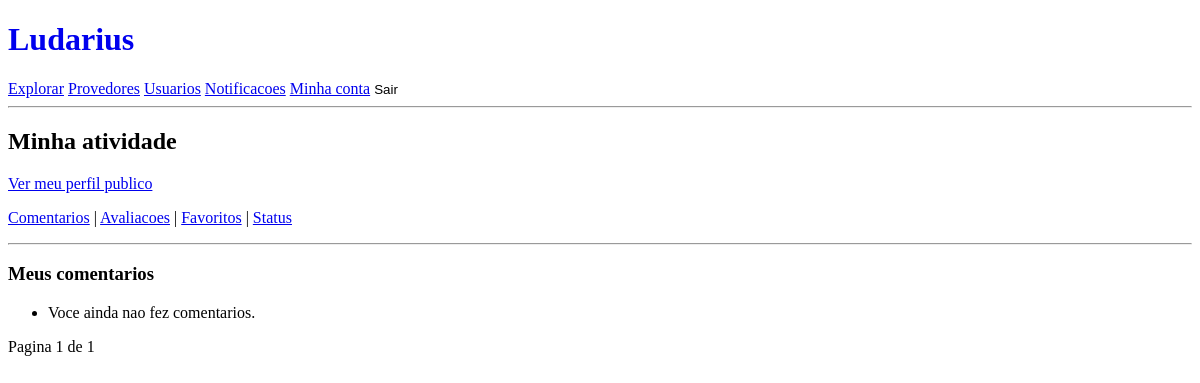
The app's page /accounts/my-activity/ (signed in), older data.
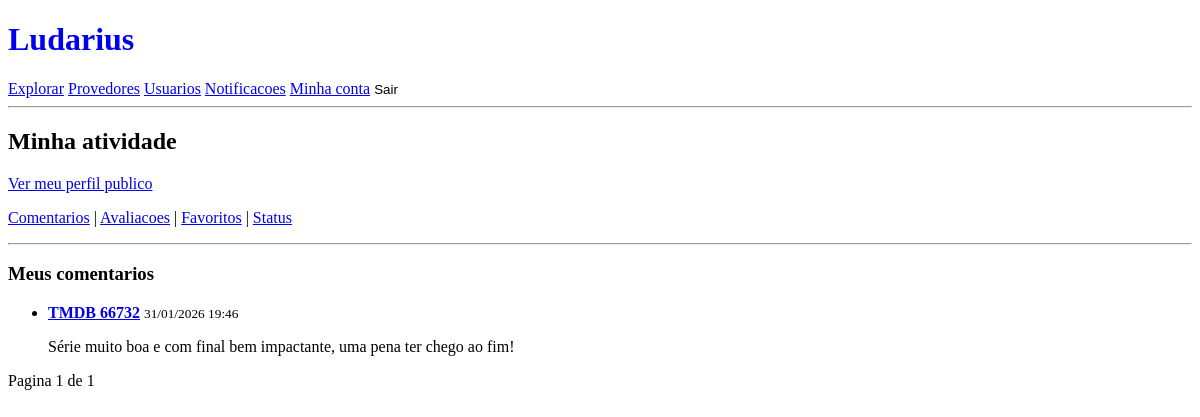
The same page, newer data.
### comments/models.py (models this page shows, shortened)
class Comment(models.Model):
    MEDIA_TYPE_CHOICES = [
        ("movie", "filme"),
        ("tv", "série"),
    ]
    user = models.ForeignKey(settings.AUTH_USER_MODEL, on_delete=models.CASCADE)
    media_type = models.CharField(max_length=10, choices=MEDIA_TYPE_CHOICES, default="movie")
    tmdb_id = models.IntegerField(null=True, blank=True)
    text = models.TextField()
    created_at = models.DateTimeField(auto_now_add=True)
    class Meta:
        unique_together = ("user", "media_type", "tmdb_id")
        ordering = ["-created_at"]

### accounts/views.py (the view)
# urls.py: path("my-activity/", views.my_activity, name="my_activity"),
@login_required
def my_activity(request):
    tab = request.GET.get("tab", "comments").strip().lower()
    page = int(request.GET.get("page", 1) or 1)
    context = {"tab": tab}
    if tab == "comments":
        qs = Comment.objects.filter(user=request.user).order_by("-created_at")
        page_obj = Paginator(qs, 10).get_page(page)
        titles = _resolve_media_titles(page_obj)
        context["comments"] = [_serialize_comment(comment, titles) for comment in page_obj]
        context["page_obj"] = page_obj
    if tab == "ratings":
        ratings = Rating.objects.filter(user=request.user).order_by("-updated_at")[:50]
        titles = _resolve_media_titles(ratings)
        context["ratings_items"] = [_serialize_rating(rating, titles) for rating in ratings]
    if tab == "favorites":
        favorites = Favorite.objects.filter(user=request.user).order_by("-created_at")[:50]
        titles = _resolve_media_titles(favorites)
        context["favorites_items"] = [_serialize_favorite(favorite, titles) for favorite in favorites]
    if tab == "statuses":
        statuses = MediaStatus.objects.filter(user=request.user).order_by("-updated_at")[:50]
        titles = _resolve_media_titles(statuses)
        context["status_items"] = [_serialize_status(status, titles) for status in statuses]
    return render(request, "accounts/my_activity.html", context)

### accounts/context_processors.py (called while the page is built)
def notifications_context(request):
    if not getattr(request, "user", None) or not request.user.is_authenticated:
        return {"notifications_unread_count": 0}
    return {
        "notifications_unread_count": Notification.objects.filter(
            user=request.user,
            is_read=False,
        ).count()
    }

### accounts/views.py (called while the page is built)
def _media_title_cache_key(media_type: str, tmdb_id: int) -> str:
    return f"tmdb:title:{media_type}:{tmdb_id}"

def _fetch_media_title(media_type: str, tmdb_id: int) -> str:
    if not tmdb_id:
        return ""
    try:
        if media_type == "movie":
            data = get_movie_details(tmdb_id)
            return data.get("title") or ""
        if media_type == "tv":
            data = get_tv_details(tmdb_id)
            return data.get("name") or ""
    except Exception:
        return ""
    return ""

def _detail_url_name(media_type: str) -> str:
    return "tmdb_movie_detail" if media_type == "movie" else "tmdb_tv_detail"

def _serialize_comment(comment: Comment, titles: dict[tuple[str, int], str]) -> dict:
    return {
        "id": comment.id,
        "media_type": comment.media_type,
        "tmdb_id": comment.tmdb_id,
        "title": titles.get((comment.media_type, comment.tmdb_id), ""),
        "text": comment.text,
        "created_at": comment.created_at,
        "detail_url_name": _detail_url_name(comment.media_type),
    }

### movies/services/tmdb.py (called while the page is built, shortened)
def _tmdb_get(endpoint: str, *, params: dict | None = None, cache_key: str | None = None, ttl: int | None = None) -> dict:
    if cache_key:
        cached = cache.get(cache_key)
        if cached is not None:
            return cached
    api_key = settings.TMDB_API_KEY
    if not api_key:
        raise RuntimeError("TMDB_API_KEY is not configured")

### accounts/templates/accounts/my_activity.html (shortened to what this page needs)
{% extends "base.html" %}
{% block content %}
<h2>Minha atividade</h2>
<p>
  <a href="{% url 'public_profile' user.username %}">Ver meu perfil publico</a>
</p>
<p>
  <a href="{% url 'my_activity' %}?tab=comments"{% if tab == "comments" %} style="text-decoration: underline;"{% endif %}>Comentarios</a>
  |
  <a href="{% url 'my_activity' %}?tab=ratings"{% if tab == "ratings" %} style="text-decoration: underline;"{% endif %}>Avaliacoes</a>
  |
  <a href="{% url 'my_activity' %}?tab=favorites"{% if tab == "favorites" %} style="text-decoration: underline;"{% endif %}>Favoritos</a>
  |
  <a href="{% url 'my_activity' %}?tab=statuses"{% if tab == "statuses" %} style="text-decoration: underline;"{% endif %}>Status</a>
</p>
<hr>
{% if tab == "comments" %}
  <h3>Meus comentarios</h3>
  {% with context_page=page_obj %}
    <ul>
      {% for it in comments %}
        <li>
          <a href="{% url it.detail_url_name it.tmdb_id %}"><strong>{% if it.title %}{{ it.title }}{% else %}TMDB {{ it.tmdb_id }}{% endif %}</strong></a>
          <small>{{ it.created_at|date:"d/m/Y H:i" }}</small>
          <p>{{ it.text }}</p>
        </li>
      {% empty %}
        <li>Voce ainda nao fez comentarios.</li>
      {% endfor %}
    </ul>
    <p>
      <span>Pagina {{ context_page.number }} de {{ context_page.paginator.num_pages }}</span>
    </p>
  {% endwith %}
{% endif %}
{% endblock %}

### core/templates/base.html (shortened to what this page needs)
{% load static %}
<!DOCTYPE html>
<html lang="pt-br">
<head>
</head>
<body>
    <header>
        <h1><a href="/" style="text-decoration: none;">Ludarius</a></h1>
        <nav>
    <a href="{% url 'explore' %}">Explorar</a>
    <a href="{% url 'provider_list' %}">Provedores</a>
            <a href="{% url 'user_search' %}">Usuarios</a>
            {% if user.is_authenticated %}
            <a href="{% url 'notifications' %}">Notificacoes{% if notifications_unread_count %} ({{ notifications_unread_count }}){% endif %}</a>
            <a href="{% url 'my_account' %}">Minha conta</a>
            <form action="{% url 'logout' %}" method="post" style="display:inline;">
                <button type="submit" style="background:none;border:none;padding:0;margin:0;color:inherit;cursor:pointer;">
                    Sair
                </button>
            </form>
            {% else %}
            <a href="{% url 'login' %}">Entrar</a>
            <a href="{% url 'account_signup' %}">Criar conta</a>
            {% endif %}
        </nav>
    </header>
    <hr>
    <main>
        {% block content %}{% endblock %}
    </main>
</body>
</html>

Row changes from the older to the newer data that the page shows:
added Comment: created_at "31/01/2026 19:46", text "Série muito boa e com final bem impactante, uma pena ter chego ao fim!"
Text that changed along with them:
new list line: "TMDB 66732"
text no longer shown: "Voce ainda nao fez comentarios."
